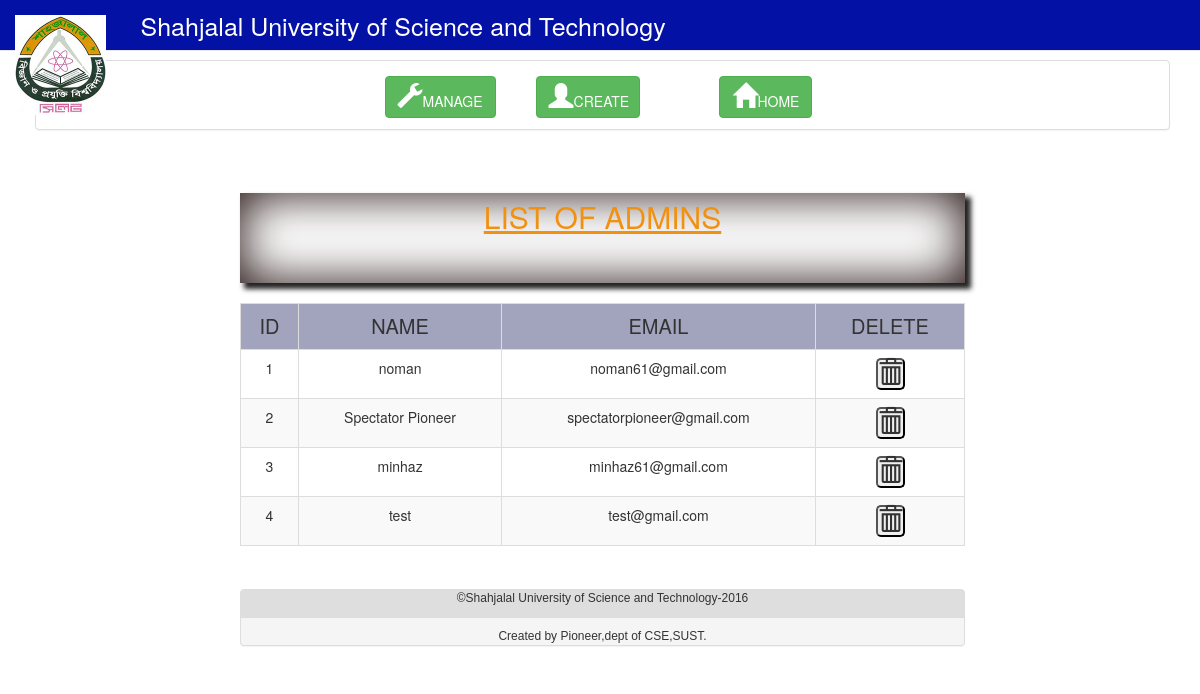
The page /manage.php (signed in) on the database as committed earlier.
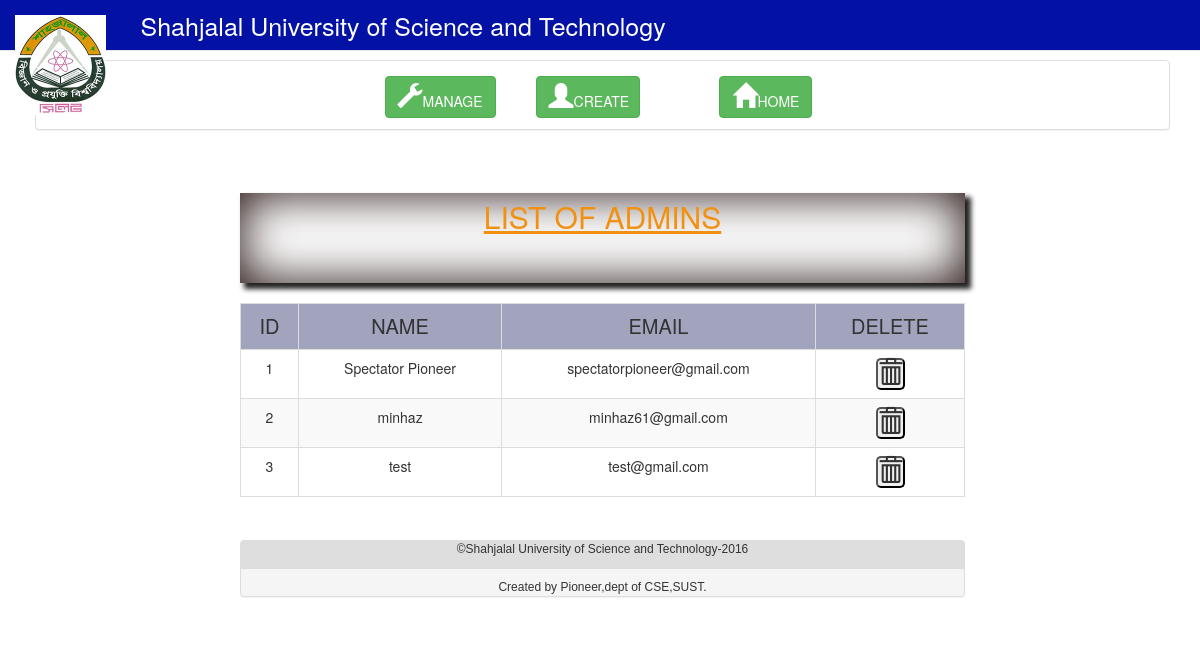
The same page on the database as committed later.
### tables this page shows
CREATE TABLE `users` (
  `userId` int(11) NOT NULL,
  `userName` varchar(30) NOT NULL,
  `userEmail` varchar(60) NOT NULL,
  `userPass` varchar(100) NOT NULL
);

### manage.php (the view, shortened to what this page needs)
<!DOCTYPE html>
<html>
<head>
	<link rel="stylesheet" href="assets/css/bootstrap.min.css" type="text/css"  />
	<link rel="stylesheet" href="style.css" type="text/css" />
</head>
<body>
	<nav class="navbar navbar-default navbar-fixed-top" style="background-color:#0411A5;">
		<div class="container-fluid">
			<div class="navbar-header">
				<a class="navbar-brand" href="#">
					<img src="sust.png" alt="SUST-logo" style="height:100px;width:relative;float: left;">
					<a class="navbar-brand" href="#" style="color:#FFFFFF;margin-left: 5px;font-size: 25px;">Shahjalal University of Science and Technology</a>
				</div>
			</div>
		</nav>
		<div class="container">
			<br><br><br><div class="panel panel-default"  style="height: 70px;margin-left: 5px;">
			<div class="panel-body">
				<div>
				<div class="col-xs-5 text-right" style="">
					<form action="manage.php">
						<button type="submit" class="btn btn-success" style="float: right;">
							<a style="text-decoration: none;text-decoration-color: white;color: white;">
								<span class="glyphicon glyphicon-wrench "></span>MANAGE
							</button></a>
						</form>
					</div>
					<div class="col-xs-2 text-right">
						<form action="createadmin.php">
							<button type="submit" class="btn btn-success" style="float: left;margin-left:10px;padding-right: 10px;">
								<a style="text-decoration: none;text-decoration-color: white;color: white;">
									<span class="glyphicon glyphicon glyphicon-user  "></span>CREATE
								</button></a>
							</form>
						</div>
						<div class="col-xs-2 text-right">
						<form action="home.php" method="post">
							<button type="submit" class="btn btn-success" style="float: left;margin-left: 10px;">
								<a style="text-decoration: none;text-decoration-color: white;color: white;">
									<span class="glyphicon glyphicon-home "></span>HOME
								</button></a>
							</form>
						</div>
					</div>
				</div>
				<div class="col-sm-offset-2 col-md-8">
					<br><br>
					<div style="box-shadow: inset 0px 0px 50px 0px #1A0707,5px 5px 5px 1px #242424;
					-webkit-box-shadow: inset 0px 0px 50px 0px #1A0707,5px 5px 5px 1px #242424;
					-moz-box-shadow: inset 0px 0px 50px 0px #1A0707,5px 5px 5px 1px #242424;
					-o-box-shadow: inset 0px 0px 50px 0px #1A0707,5px 5px 5px 1px #242424;height: 90px;margin-bottom: 20px;">
					<h2 style="text-align: center;color: #F29010;padding-top: 7px; text-decoration: underline;">LIST OF ADMINS</h2>
				</div>
				<table class="table table-striped table-hover table-bordered" style="text-align: center;">
					<tr style="font-size: 20px; background-color: #A2A4BD;">
						<td>ID</td>
						<td>NAME</td>
						<td>EMAIL</td>
						<td>DELETE</td>
					</tr>
					<?php
					$i=0;
					$sql="SELECT * FROM `users`";
					$result_set=mysql_query($sql);
					while($row=mysql_fetch_array($result_set))
					{
						?>
						<tr>
							<td><?php echo $i+=1; ?></td>
							<td><?php echo $row['userName'] ?></td>
							<td><?php echo $row['userEmail'] ?></td>
							<td>
								<form action='admindelete.php?id=<?php echo $row['userId'];?>' method="post">
									<button type="submit" value="Delete" onclick="return confirm('Are you sure you want to delete this user?');" name="submit" style="border-radius:5px;">
										<span class="glyphicon glyphicon-trash"></span>
									</button>
								</form>
							</td>
							</tr>
							<?php
						}
						?>
					</table>
					<section class="panel panel-default text-center" style="margin-top:6%;Background: #DEDEDE;
					font-family: arial;
					font-size: 12px;
					padding: 0px;">
					<p>&copy;Shahjalal University of Science and Technology-<?php echo date("Y");?></p>
					<div class="panel-footer" style="padding-bottom: 0%;">Created by Pioneer,dept of CSE,SUST.</div>
				</section>
			</div>
		</div>
	</body>
	</html>

### style.css (style rules this page uses)
* { margin:0; padding:0; }

### manage.php (style rules this page uses)
span.glyphicon { font-size: 25px; }

Rows that differ between the two databases and show on the page:
removed users: i "1", userName "noman", userEmail "noman61@gmail.com"
computed for users "Spectator Pioneer": i "2" → "1"
computed for users "minhaz": i "3" → "2"
computed for users "test": i "4" → "3"
